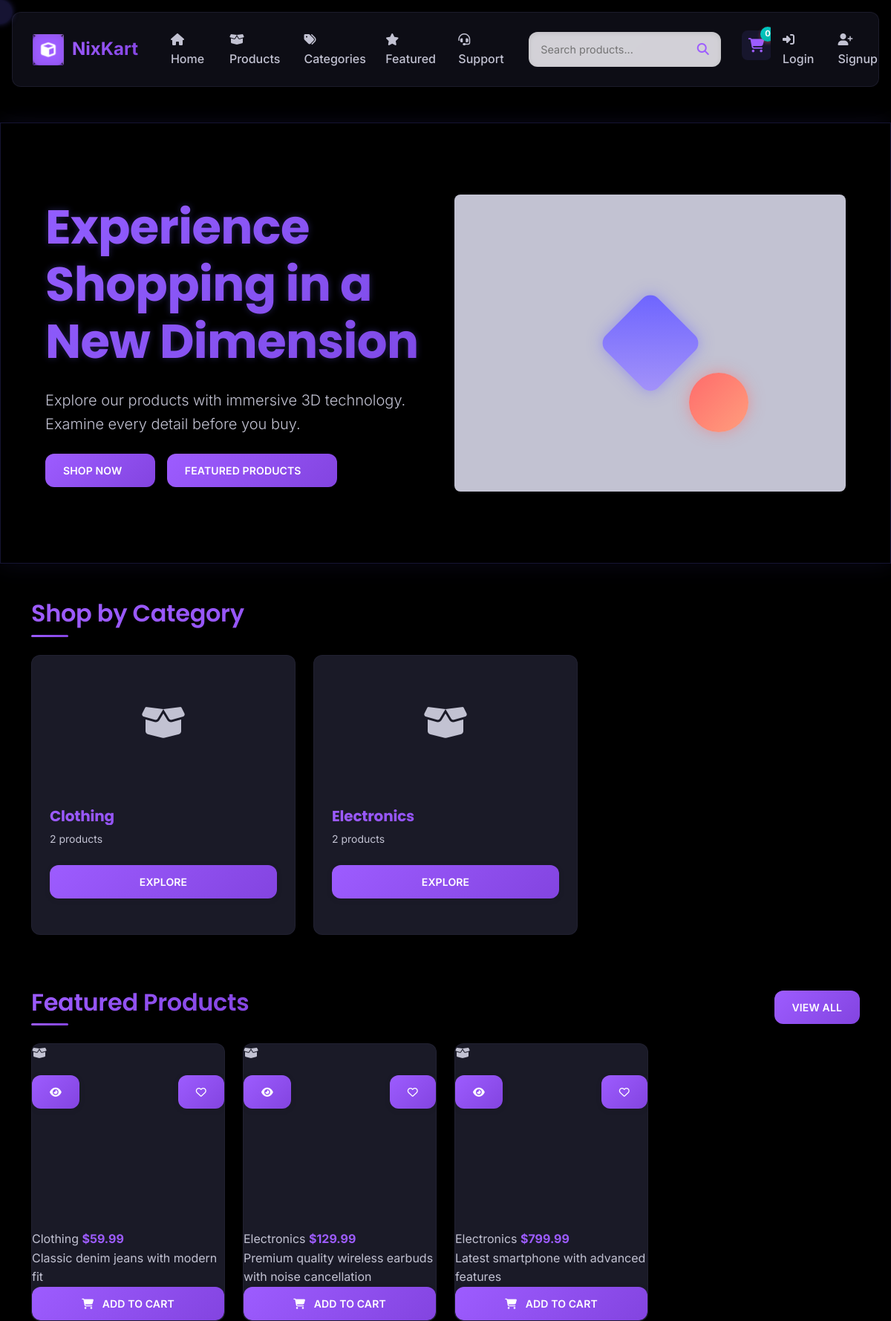
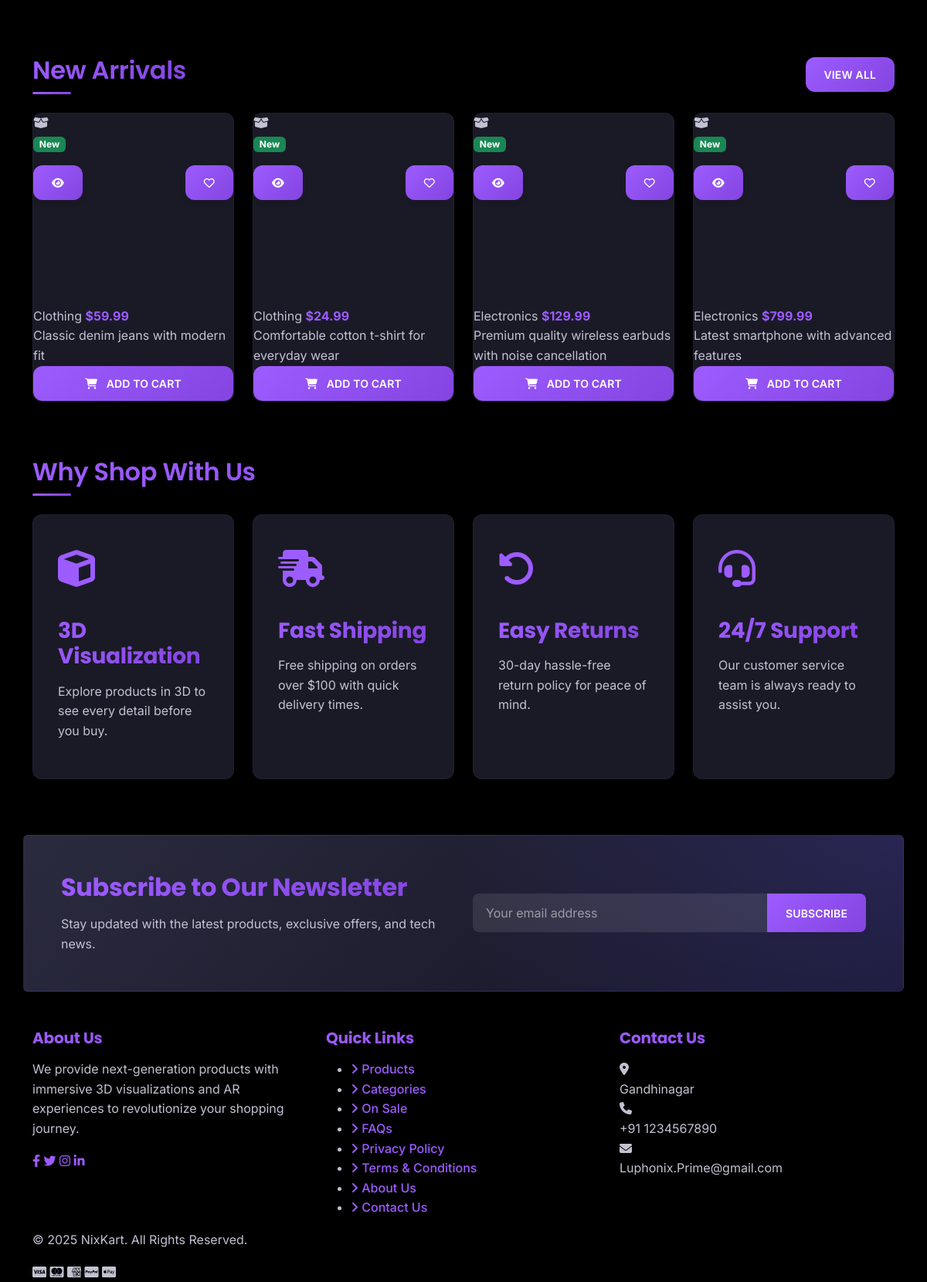
/home/, run on the app's committed database (2 pictures, top to bottom).
### store/models.py (models this page shows, shortened)
class Category(models.Model):
    name = models.CharField(max_length=100)
    slug = models.SlugField(unique=True, blank=True)
    description = models.TextField(blank=True)
    image = models.ImageField(upload_to='categories/', blank=True, null=True)
    created_at = models.DateTimeField(auto_now_add=True)
    updated_at = models.DateTimeField(auto_now=True)
    class Meta:
        verbose_name_plural = 'Categories'
        ordering = ['name']

class Product(models.Model):
    category = models.ForeignKey(Category, related_name='products', on_delete=models.CASCADE)
    name = models.CharField(max_length=200)
    slug = models.SlugField(unique=True, blank=True)
    description = models.TextField()
    price = models.DecimalField(max_digits=10, decimal_places=2)
    stock = models.PositiveIntegerField(default=0)
    image = models.ImageField(upload_to='products/', blank=True, null=True)
    model_3d = models.FileField(upload_to='products/3d_models/', blank=True, null=True)
    is_featured = models.BooleanField(default=False)
    created_at = models.DateTimeField(auto_now_add=True)
    updated_at = models.DateTimeField(auto_now=True)
    class Meta:
        ordering = ['-created_at']

### store/views.py (the view)
# urls.py: path('home/', views.home, name='home'),
def home(request):
    featured_products = Product.objects.filter(is_featured=True)[:8]
    new_products = Product.objects.order_by('-created_at')[:8]
    categories = Category.objects.all()[:6]
    context = {
        'featured_products': featured_products,
        'new_products': new_products,
        'categories': categories,
        'page_title': 'Home'
    }
    return render(request, 'store/home.html', context)

### store/context_processors.py (called while the page is built)
def cart_count(request):
    count = 0
    if request.user.is_authenticated:
        try:
            cart = Cart.objects.get(user=request.user)
            count = cart.items.count()
        except Cart.DoesNotExist:
            pass
    else:
        session_id = request.session.session_key
        if session_id:
            try:
                cart = Cart.objects.get(session_id=session_id)
                count = cart.items.count()
            except Cart.DoesNotExist:
                pass
    return {'cart_count': count}

### templates/store/home.html (shortened to what this page needs)
{% extends 'base.html' %}
{% block content %}
<section class="hero-section container-fluid my-5">
    <div class="container py-5">
        <div class="row align-items-center">
            <div class="col-lg-6 hero-content" data-aos="fade-right">
                <h1 class="display-3 fw-bold mb-4">Experience Shopping in a New Dimension</h1>
                <p class="lead mb-4">Explore our products with immersive 3D technology. Examine every detail before you buy.</p>
                <div class="d-flex flex-wrap gap-3">
                    <a href="{% url 'product_list' %}" class="btn btn-lg btn-primary animated-btn">
                        <span class="btn-text">Shop Now</span>
                    </a>
                    <a href="{% url 'featured' %}" class="btn btn-lg btn-outline-light animated-btn">
                        <span class="btn-text">Featured Products</span>
                    </a>
                </div>
            </div>
            <div class="col-lg-6 d-none d-lg-block" data-aos="fade-left">
                <div class="home-3d-model-container">
                    <div class="floating-cube"></div>
                    <div class="floating-sphere"></div>
                    <div id="hero-3d-model" class="product-3d-viewer" style="width: 100%; height: 400px;"></div>
                </div>
            </div>
        </div>
    </div>
    <div class="particles-container" id="particles-js"></div>
</section>
<section class="container mb-5" data-aos="fade-up">
    <h2 class="section-title mb-4">Shop by Category</h2>
    <div class="row">
        {% if categories %}
            {% for category in categories %}
                <div class="col-md-4 col-sm-6 mb-4" data-aos="fade-up" data-aos-delay="{{ forloop.counter0|add:1|stringformat:'s' }}00">
                    <div class="category-card">
                        <div class="category-img-wrapper">
                            {% if category.image %}
                                <img src="{{ category.image.url }}" alt="{{ category.name }}" class="category-img">
                            {% else %}
                                <div class="category-placeholder">
                                    <i class="fas fa-box-open"></i>
                                </div>
                            {% endif %}
                        </div>
                        <div class="category-card-body">
                            <h3 class="category-title">{{ category.name }}</h3>
                            <p class="category-meta">{{ category.products.count }} products</p>
                            <a href="{% url 'category_detail' category.slug %}" class="btn btn-sm btn-outline-primary w-100 mt-2">Explore</a>
                        </div>
                    </div>
                </div>
            {% endfor %}
        {% endif %}
    </div>
</section>
<section class="container mb-5" data-aos="fade-up">
    <div class="d-flex justify-content-between align-items-center mb-4">
        <h2 class="section-title mb-0">Featured Products</h2>
        <a href="{% url 'featured' %}" class="btn btn-outline-primary btn-sm">View All</a>
    </div>
    <div class="row">
        {% if featured_products %}
            {% for product in featured_products %}
                <div class="col-xl-3 col-lg-4 col-md-6 mb-4" data-aos="fade-up" data-aos-delay="{{ forloop.counter0|add:1|stringformat:'s' }}00">
                    <div class="product-card">
                        <div class="product-img-wrapper">
                            {% if product.image %}
                                <img src="{{ product.image.url }}" alt="{{ product.name }}" class="product-img">
                            {% else %}
                                <div class="product-placeholder">
                                    <i class="fas fa-box-open"></i>
                                </div>
                            {% endif %}
                            <div class="product-actions">
                                <a href="{% url 'product_detail' product.slug %}" class="btn btn-sm btn-primary" data-bs-toggle="tooltip" title="View Details">
                                    <i class="fas fa-eye"></i>
                                </a>
                                <a href="{% url 'add_to_wishlist' product.id %}" class="btn btn-sm btn-outline-light" data-bs-toggle="tooltip" title="Add to Wishlist">
                                    <i class="far fa-heart"></i>
                                </a>
                            </div>
                        </div>
                        <div class="product-card-body">
                            <h3 class="product-title">
                                <a href="{% url 'product_detail' product.slug %}">{{ product.name }}</a>
                            </h3>
                            <div class="product-meta">
                                <span class="product-category">{{ product.category.name }}</span>
                                <span class="product-price">${{ product.price }}</span>
                            </div>
                            <div class="product-description">
                                {{ product.description|truncatechars:60 }}
                            </div>
                        </div>
                        <div class="product-card-footer">
                            <button class="btn btn-primary add-to-cart-btn" data-product-slug="{{ product.slug }}">
                                <i class="fas fa-shopping-cart me-2"></i> Add to Cart
                            </button>
                        </div>
                    </div>
                </div>
            {% endfor %}
        {% endif %}
    </div>
</section>
<section class="container mb-5" data-aos="fade-up">
    <div class="d-flex justify-content-between align-items-center mb-4">
        <h2 class="section-title mb-0">New Arrivals</h2>
        <a href="{% url 'new_arrivals' %}" class="btn btn-outline-primary btn-sm">View All</a>
    </div>
    <div class="row">
        {% if new_products %}
            {% for product in new_products %}
                <div class="col-xl-3 col-lg-4 col-md-6 mb-4" data-aos="fade-up" data-aos-delay="{{ forloop.counter0|add:1|stringformat:'s' }}00">
                    <div class="product-card">
                        <div class="product-img-wrapper">
                            {% if product.image %}
                                <img src="{{ product.image.url }}" alt="{{ product.name }}" class="product-img">
                            {% else %}
                                <div class="product-placeholder">
                                    <i class="fas fa-box-open"></i>
                                </div>
                            {% endif %}
                            <div class="product-badge">
                                <span class="badge bg-success">New</span>
                            </div>
                            <div class="product-actions">
                                <a href="{% url 'product_detail' product.slug %}" class="btn btn-sm btn-primary" data-bs-toggle="tooltip" title="View Details">
                                    <i class="fas fa-eye"></i>
                                </a>
                                <a href="{% url 'add_to_wishlist' product.id %}" class="btn btn-sm btn-outline-light" data-bs-toggle="tooltip" title="Add to Wishlist">
                                    <i class="far fa-heart"></i>
                                </a>
                            </div>
                        </div>
                        <div class="product-card-body">
                            <h3 class="product-title">
                                <a href="{% url 'product_detail' product.slug %}">{{ product.name }}</a>
                            </h3>
                            <div class="product-meta">
                                <span class="product-category">{{ product.category.name }}</span>
                                <span class="product-price">${{ product.price }}</span>
                            </div>
                            <div class="product-description">
                                {{ product.description|truncatechars:60 }}
                            </div>
                        </div>
                        <div class="product-card-footer">
                            <button class="btn btn-primary add-to-cart-btn" data-product-slug="{{ product.slug }}">
                                <i class="fas fa-shopping-cart me-2"></i> Add to Cart
                            </button>
                        </div>
                    </div>
                </div>
            {% endfor %}
        {% endif %}
    </div>
</section>
<section class="container mb-5" data-aos="fade-up">
    <h2 class="section-title mb-4">Why Shop With Us</h2>
    <div class="row">
        <div class="col-lg-3 col-md-6 mb-4" data-aos="fade-up" data-aos-delay="100">
            <div class="feature-card">
                <div class="feature-icon">
                    <i class="fas fa-cube"></i>
                </div>
                <h3>3D Visualization</h3>
                <p>Explore products in 3D to see every detail before you buy.</p>
            </div>
        </div>
        <div class="col-lg-3 col-md-6 mb-4" data-aos="fade-up" data-aos-delay="200">
            <div class="feature-card">
                <div class="feature-icon">
                    <i class="fas fa-shipping-fast"></i>
                </div>
                <h3>Fast Shipping</h3>
                <p>Free shipping on orders over $100 with quick delivery times.</p>
            </div>
        </div>
        <div class="col-lg-3 col-md-6 mb-4" data-aos="fade-up" data-aos-delay="300">
            <div class="feature-card">
                <div class="feature-icon">
                    <i class="fas fa-undo-alt"></i>
                </div>
                <h3>Easy Returns</h3>
                <p>30-day hassle-free return policy for peace of mind.</p>
            </div>
        </div>
        <div class="col-lg-3 col-md-6 mb-4" data-aos="fade-up" data-aos-delay="400">
            <div class="feature-card">
                <div class="feature-icon">
                    <i class="fas fa-headset"></i>
                </div>
                <h3>24/7 Support</h3>
                <p>Our customer service team is always ready to assist you.</p>
            </div>
        </div>
    </div>
</section>
<section class="newsletter-section container p-5 mb-5 rounded" data-aos="fade-up">
    <div class="row align-items-center">
        <div class="col-lg-6 mb-4 mb-lg-0">
            <h2 class="mb-3">Subscribe to Our Newsletter</h2>
            <p class="mb-0">Stay updated with the latest products, exclusive offers, and tech news.</p>
        </div>
        <div class="col-lg-6">
            <form action="{% url 'newsletter_signup' %}" method="post" class="newsletter-form">
                <div class="input-group">
                    <input type="email" name="email" class="form-control" placeholder="Your email address" required>
                    <button type="submit" class="btn btn-primary">Subscribe</button>
                </div>
            </form>
        </div>
    </div>
</section>
{% endblock %}

### static/css/animations.css (style rules this page uses)
.product-card { animation: fadeIn 0.5s ease-out; }
.product-card:nth-child(odd) { animation: fadeInLeft 0.5s ease-out; }
.product-card .btn { transition: all 0.3s ease; }
.product-price { transition: color 0.3s ease; }
.category-card { animation: fadeIn 0.5s ease-out; overflow: hidden; }
.input-animated { transition: all 0.3s ease; border: 1px solid #ced4da; }

### data on the page
Category: name "Clothing", products.count "2"
Category: name "Electronics", products.count "2"
Product: category.name "Clothing", price "59.99", description "Classic denim jeans with modern fit"
Product: category.name "Electronics", price "129.99", description "Premium quality wireless earbuds with noise cancellation"
Product: category.name "Electronics", price "799.99", description "Latest smartphone with advanced features"
Product: category.name "Clothing", price "24.99", description "Comfortable cotton t-shirt for everyday wear"

### other printed values
{{ cart_count }} "0"
